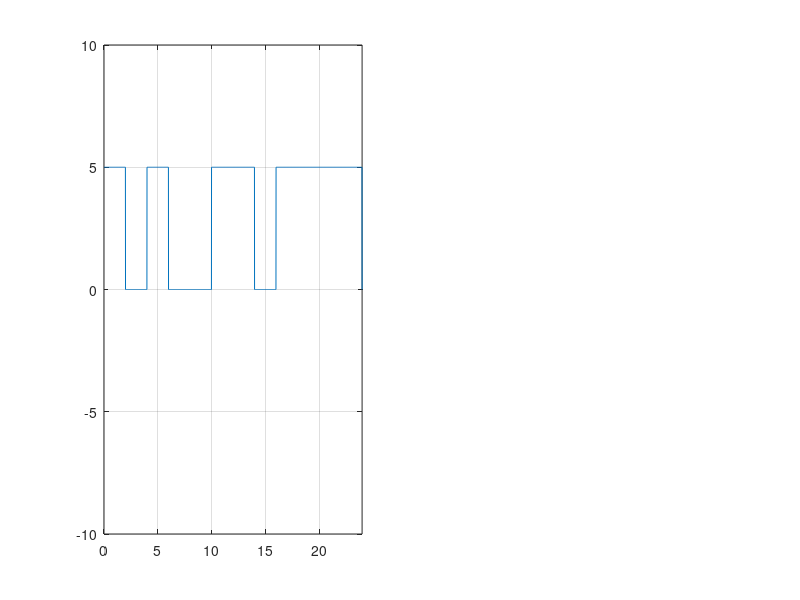

The MATLAB source for this figure:
%Digital signal....
%Unipolar NRZ
%If bit == 1 then y(from:to) = +amplitude
%If bit == 0 then y(from:to) = 0

clear all;
clc;
bit = [1, 0, 1, 0, 0, 1, 1, 0, 1, 1, 1, 1];

v = 5;

fs = 100;
bit_duration = 2; % bitrate = 1/bitduration
T = length(bit) * bit_duration; % len/bitrate.
t = 0:1/fs:T;

x_digital = zeros(1, length(t));

%encoding
for i = 1:length(bit)
    if bit(i) == 1
        x_digital((i-1)*fs*bit_duration+1 : i*fs*bit_duration) = v;
    else
        x_digital((i-1)*fs*bit_duration+1 : i*fs*bit_duration) = 0;
    end
end

subplot(1,2,1);
plot(t, x_digital);
xlim([0, T]);
ylim([-10, 10]);
grid on;

%decoding
data = zeros(1, length(bit));

for i=1:length(bit)
    if(x_digital((i-1)*fs*bit_duration+1 : i*fs*bit_duration) == v)
        data(i) = 1;
    else
        data(i) = 0;
    end
end

disp(data)